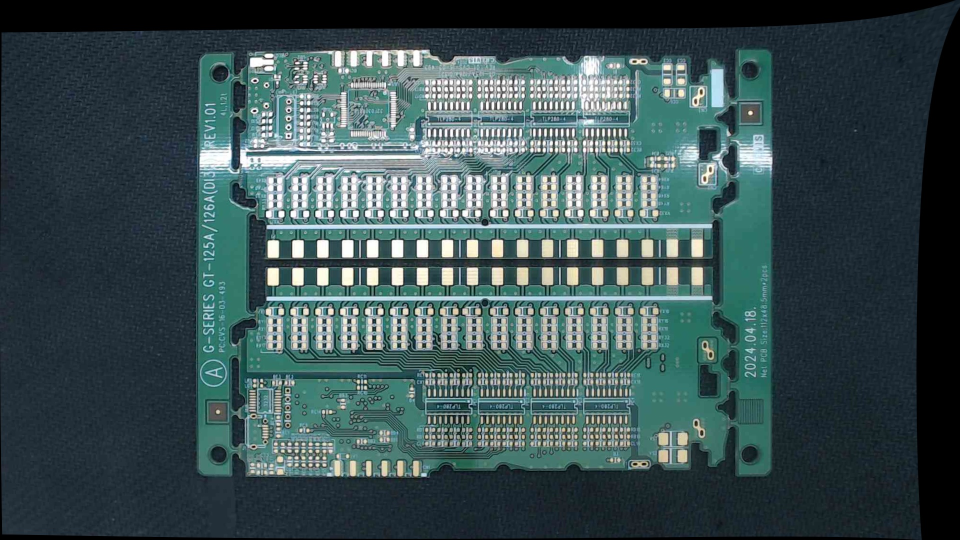
#> input picture GT125A_V1/images/2026-05-06_11-01-07.jpg, 1920 x 1080 px (shown at 1/2 size); its folder holds only this picture in this run
$ python defect_simulator.py --input ../../GT125A_V1/images/2026-05-06_11-01-07.jpg
#> lines starting #> are read from the running program, lines starting #| are printed output that depends on the picture
"""
PCB 결함 시뮬레이터
정상 기판 이미지에 가상 결함(단선·까짐·핀홀·단락)을 합성하여 학습 데이터를 생성합니다.

합성 스타일(개략):
- 단선: 배선 방향의 좁은 끊김 스트립(로컬 색 샘플 + 가장자리 링), 타원 덩어리 채색 지양
- 까짐: 불규칙 폴리라인 스크래치 + 국소 블렌딩
- 핀홀: 미세 원 + 얇은 링
- 단락: 구리색 브리지 선분 + 하이라이트
"""

import cv2
import numpy as np
import os
import random
from pathlib import Path
from dataclasses import dataclass
from typing import Literal, Optional, Tuple

# 기본 증강: 엣지/피듀셜 파이프라인과 동일한 구도를 유지 (뒤집기·회전 제외)
# → 학습·검증 시 피듀셜이 안 잡히는 현상 완화. 강한 증강은 --augment-strength full
AugmentStrength = Literal["inference_safe", "full"]


@dataclass
class BBox:
    x_center: float  # YOLO 형식 (0~1 정규화)
    y_center: float
    width: float
    height: float
    class_id: int


# YOLO 클래스 ID 정의
CLASS_TRACE_OPEN = 0      # 단선 (Trace Open)
CLASS_METAL_DAMAGE = 1    # 까짐 (Metal Damage / Scratch)
CLASS_PINHOLE = 2         # 핀홀 (Pinhole)
CLASS_SHORT = 3           # 단락 (Short Circuit)

CLASS_NAMES = {
    CLASS_TRACE_OPEN: "trace_open",
    CLASS_METAL_DAMAGE: "metal_damage",
    CLASS_PINHOLE: "pinhole",
    CLASS_SHORT: "short",
}


def _clamp_i(v: int, lo: int, hi: int) -> int:
    return max(lo, min(hi, v))


def _sample_local_median_bgr(img: np.ndarray, cx: int, cy: int, half: int = 14) -> np.ndarray:
    """주변 패치에서 BGR 중앙값 — 배선·마스크 색에 맞춤."""
    h, w = img.shape[:2]
    x1, x2 = _clamp_i(cx - half, 0, w - 1), _clamp_i(cx + half, 0, w - 1)
    y1, y2 = _clamp_i(cy - half, 0, h - 1), _clamp_i(cy + half, 0, h - 1)
    patch = img[y1 : y2 + 1, x1 : x2 + 1]
    if patch.size == 0:
        return np.array([60.0, 95.0, 75.0])
    return np.median(patch.reshape(-1, 3), axis=0).astype(np.float32)


def _blend_with_mask(
    base: np.ndarray, mask_f: np.ndarray, color_bgr: np.ndarray, strength: float
) -> None:
    """mask_f: HxW float 0~1, base 이미지를 in-place로 블렌딩."""
    s = np.clip(mask_f * strength, 0.0, 1.0)[:, :, np.newaxis]
    c = color_bgr.reshape(1, 1, 3)
    out = base.astype(np.float32) * (1.0 - s) + c * s
    base[:, :, :] = np.clip(out, 0, 255).astype(np.uint8)


def _line_endpoints(
    cx: int, cy: int, length: float, angle_deg: float
) -> Tuple[Tuple[int, int], Tuple[int, int]]:
    rad = np.radians(angle_deg)
    dx = (length / 2) * np.cos(rad)
    dy = (length / 2) * np.sin(rad)
    return (int(cx - dx), int(cy - dy)), (int(cx + dx), int(cy + dy))


def add_trace_open(img: np.ndarray, region: Optional[tuple] = None) -> tuple[np.ndarray, BBox]:
    """
    단선(Trace Open) — 배선 방향의 **좁은 끊김 갭**(얇은 스트립).
    주변 색을 샘플링해 어둡게 에칭된 듯 보이게 합니다(타원 덩어리 대신).
    """
    h, w = img.shape[:2]
    result = img.copy()

    if region is None:
        cx = random.randint(w // 4, w * 3 // 4)
        cy = random.randint(h // 4, h * 3 // 4)
    else:
        x1, y1, x2, y2 = region
        cx = random.randint(x1, x2)
        cy = random.randint(y1, y2)

    angle = random.uniform(-40.0, 40.0)
    length = float(random.randint(36, 92))
    thickness = random.randint(3, 7)

    p1, p2 = _line_endpoints(cx, cy, length, angle)
    p1 = (_clamp_i(p1[0], 4, w - 5), _clamp_i(p1[1], 4, h - 5))
    p2 = (_clamp_i(p2[0], 4, w - 5), _clamp_i(p2[1], 4, h - 5))

    # 선분을 따라 몇 곳에서 샘플 → 갭 색(어두운 기판/에칭)
    samples = []
    for t in (0.2, 0.5, 0.8):
        sx = int(p1[0] + t * (p2[0] - p1[0]))
        sy = int(p1[1] + t * (p2[1] - p1[1]))
        samples.append(_sample_local_median_bgr(img, sx, sy, 10))
    base_col = np.mean(samples, axis=0)
    # FR4/에칭 느낌: 채도 낮추고 어둡게
    gap_bgr = base_col * np.array([0.42, 0.48, 0.44], dtype=np.float32) + np.array(
        [8.0, 12.0, 10.0], dtype=np.float32
    )

    mask = np.zeros((h, w), dtype=np.uint8)
    cv2.line(mask, p1, p2, 255, thickness=thickness, lineType=cv2.LINE_AA)
    mask_f = cv2.GaussianBlur(mask.astype(np.float32), (0, 0), sigmaX=1.2, sigmaY=1.2) / 255.0
    _blend_with_mask(result, mask_f, gap_bgr, strength=0.82)

    # 스트립 가장자리(두꺼운 마스크 − 안쪽 코어)에 잔동/번짐
    inner = np.zeros((h, w), dtype=np.uint8)
    cv2.line(
        inner,
        p1,
        p2,
        255,
        thickness=max(1, thickness - 2),
        lineType=cv2.LINE_AA,
    )
    ring = cv2.subtract(mask, inner)
    ring_f = cv2.GaussianBlur(ring.astype(np.float32), (3, 3), 0) / 255.0
    rim = base_col * np.array([1.06, 0.96, 0.88], dtype=np.float32)
    _blend_with_mask(result, ring_f, rim, strength=0.38)

    xs = [p1[0], p2[0], cx]
    ys = [p1[1], p2[1], cy]
    pad = thickness + 10
    bx1, bx2 = _clamp_i(min(xs) - pad, 0, w - 1), _clamp_i(max(xs) + pad, 0, w - 1)
    by1, by2 = _clamp_i(min(ys) - pad, 0, h - 1), _clamp_i(max(ys) + pad, 0, h - 1)
    bw, bh = bx2 - bx1 + 1, by2 - by1 + 1
    x_center = (bx1 + bx2) / 2 / w
    y_center = (by1 + by2) / 2 / h
    bbox = BBox(x_center, y_center, bw / w, bh / h, CLASS_TRACE_OPEN)

    return result, bbox


def add_metal_damage(img: np.ndarray, region: Optional[tuple] = None) -> tuple[np.ndarray, BBox]:
    """
    까짐(Metal Damage) — **불규칙한 얇은 스크래치 폴리라인**(채워진 원/다각형 덩어리 대신).
    각 점 근처 색을 섞어 긁힌 자국처럼 보이게 합니다.
    """
    h, w = img.shape[:2]
    result = img.copy()

    if region is None:
        cx = random.randint(w // 5, w * 4 // 5)
        cy = random.randint(h // 5, h * 4 // 5)
    else:
        x1, y1, x2, y2 = region
        cx = random.randint(x1, x2)
        cy = random.randint(y1, y2)

    n = random.randint(6, 14)
    pts: list[list[int]] = []
    x, y = float(cx), float(cy)
    step = random.uniform(4.0, 9.0)
    ang = random.uniform(0.0, 2 * np.pi)
    for _ in range(n):
        pts.append([int(x), int(y)])
        ang += random.uniform(-0.9, 0.9)
        x += step * np.cos(ang) + random.uniform(-2.5, 2.5)
        y += step * np.sin(ang) + random.uniform(-2.5, 2.5)
        x = float(_clamp_i(int(x), 8, w - 9))
        y = float(_clamp_i(int(y), 8, h - 9))

    arr = np.array(pts, dtype=np.int32)
    scratch_w = random.randint(1, 2)

    mask = np.zeros((h, w), dtype=np.uint8)
    cv2.polylines(mask, [arr], isClosed=False, color=255, thickness=scratch_w, lineType=cv2.LINE_AA)
    dil = cv2.getStructuringElement(cv2.MORPH_ELLIPSE, (3, 3))
    mask = cv2.dilate(mask, dil, iterations=random.randint(0, 1))
    mask_f = cv2.GaussianBlur(mask.astype(np.float32), (0, 0), sigmaX=0.9) / 255.0

    for i, (px, py) in enumerate(pts):
        loc = _sample_local_median_bgr(result, px, py, 8)
        # 밝은 스크래치 하이라이트 + 약간 탈색
        sc = loc * np.array([1.12, 1.05, 0.92], dtype=np.float32) + np.array(
            [14.0, 10.0, 6.0], dtype=np.float32
        )
        sc = np.clip(sc, 0, 255)
        pt_mask = np.zeros((h, w), dtype=np.float32)
        cv2.circle(pt_mask, (px, py), random.randint(2, 4), 1.0, -1)
        pt_mask = cv2.GaussianBlur(pt_mask, (5, 5), 0)
        _blend_with_mask(result, pt_mask, sc, strength=0.55 + 0.1 * (i % 2))

    col_mid = _sample_local_median_bgr(result, pts[len(pts) // 2][0], pts[len(pts) // 2][1], 12)
    darker = col_mid * np.array([0.75, 0.78, 0.82], dtype=np.float32)
    _blend_with_mask(result, mask_f, darker, strength=0.62)

    xs = [p[0] for p in pts]
    ys = [p[1] for p in pts]
    pad = 14
    bx1 = _clamp_i(min(xs) - pad, 0, w - 1)
    bx2 = _clamp_i(max(xs) + pad, 0, w - 1)
    by1 = _clamp_i(min(ys) - pad, 0, h - 1)
    by2 = _clamp_i(max(ys) + pad, 0, h - 1)
    bw, bh = bx2 - bx1 + 1, by2 - by1 + 1
    x_center = (bx1 + bx2) / 2 / w
    y_center = (by1 + by2) / 2 / h
    bbox = BBox(x_center, y_center, bw / w, bh / h, CLASS_METAL_DAMAGE)

    return result, bbox


def add_pinhole(img: np.ndarray, region: Optional[tuple] = None) -> tuple[np.ndarray, BBox]:
    """
    핀홀(Pinhole) — 마스크의 **아주 작은 원형 착색**(주변보다 약간 어둡거나 밝게, 얇은 링).
    """
    h, w = img.shape[:2]
    result = img.copy()

    if region is None:
        cx = random.randint(w // 6, w * 5 // 6)
        cy = random.randint(h // 6, h * 5 // 6)
    else:
        x1, y1, x2, y2 = region
        cx = random.randint(x1, x2)
        cy = random.randint(y1, y2)

    r = random.randint(1, 4)
    loc = _sample_local_median_bgr(result, cx, cy, 10)
    # 구멍 내부: 미세하게 어두워진 마스크 + 중심만 동 색 기운
    inner = loc * np.array([0.72, 0.76, 0.74], dtype=np.float32) + np.array([5, 8, 12], dtype=np.float32)

    hole = np.zeros((h, w), dtype=np.float32)
    cv2.circle(hole, (cx, cy), r, 1.0, -1)
    hole = cv2.GaussianBlur(hole, (0, 0), sigmaX=0.55)
    _blend_with_mask(result, hole, inner, strength=0.78)

    ring = np.zeros((h, w), dtype=np.uint8)
    cv2.circle(ring, (cx, cy), r + 1, 255, 1)
    ring_i = np.zeros((h, w), dtype=np.uint8)
    cv2.circle(ring_i, (cx, cy), max(0, r - 1), 255, -1)
    ring_m = cv2.subtract(ring, ring_i).astype(np.float32) / 255.0
    ring_m = cv2.GaussianBlur(ring_m, (3, 3), 0)
    dark_ring = loc * np.array([0.45, 0.5, 0.48], dtype=np.float32)
    _blend_with_mask(result, ring_m, dark_ring, strength=0.55)

    d = (r + 3) * 2
    bbox = BBox(cx / w, cy / h, d / w, d / h, CLASS_PINHOLE)

    return result, bbox


def add_short(img: np.ndarray, region: Optional[tuple] = None) -> tuple[np.ndarray, BBox]:
    """
    단락(Short) — 두 트랙을 잇는 **얇은 구리 브리지**(선분 + 주변 색 블렌드).
    """
    h, w = img.shape[:2]
    result = img.copy()

    if region is None:
        cx = random.randint(w // 4, w * 3 // 4)
        cy = random.randint(h // 4, h * 3 // 4)
    else:
        x1, y1, x2, y2 = region
        cx = random.randint(x1, x2)
        cy = random.randint(y1, y2)

    length = float(random.randint(18, 44))
    thickness = random.randint(2, 5)
    angle = random.uniform(0.0, 180.0)
    p1, p2 = _line_endpoints(cx, cy, length, angle)
    p1 = (_clamp_i(p1[0], 4, w - 5), _clamp_i(p1[1], 4, h - 5))
    p2 = (_clamp_i(p2[0], 4, w - 5), _clamp_i(p2[1], 4, h - 5))

    mx, my = (p1[0] + p2[0]) // 2, (p1[1] + p2[1]) // 2
    loc = _sample_local_median_bgr(result, mx, my, 12)
    # BGR에서 구리 느낌: B 중간·G·R 높게
    copper = loc * 0.35 + np.array([42.0, 118.0, 198.0], dtype=np.float32)
    copper = np.clip(copper, 0, 255)

    bridge = np.zeros((h, w), dtype=np.uint8)
    cv2.line(bridge, p1, p2, 255, thickness=thickness, lineType=cv2.LINE_AA)
    bridge_f = cv2.GaussianBlur(bridge.astype(np.float32), (0, 0), sigmaX=0.85) / 255.0
    _blend_with_mask(result, bridge_f, copper, strength=0.72)

    hi = np.zeros((h, w), dtype=np.uint8)
    cv2.line(hi, p1, p2, 255, thickness=max(1, thickness - 1), lineType=cv2.LINE_AA)
    hi_f = cv2.GaussianBlur(hi.astype(np.float32), (3, 3), 0) / 255.0
    spec = np.clip(copper * 1.15 + 20.0, 0, 255)
    _blend_with_mask(result, hi_f, spec, strength=0.25)

    xs, ys = [p1[0], p2[0]], [p1[1], p2[1]]
    pad = thickness + 12
    bx1 = _clamp_i(min(xs) - pad, 0, w - 1)
    bx2 = _clamp_i(max(xs) + pad, 0, w - 1)
    by1 = _clamp_i(min(ys) - pad, 0, h - 1)
    by2 = _clamp_i(max(ys) + pad, 0, h - 1)
    bw, bh = bx2 - bx1 + 1, by2 - by1 + 1
    bbox = BBox((bx1 + bx2) / 2 / w, (by1 + by2) / 2 / h, bw / w, bh / h, CLASS_SHORT)

    return result, bbox


DEFECT_FUNCTIONS = {
    "trace_open": add_trace_open,
    "metal_damage": add_metal_damage,
    "pinhole": add_pinhole,
    "short": add_short,
}


# [134 lines left out: functions generate_defect_dataset, _apply_basic_augmentation, _write_data_yaml, not called in this run]


def preview_defects(image_path: str, save_path: Optional[str] = None):
    """
    결함 시뮬레이션 미리보기 (4가지 결함을 2x2 그리드로 표시)
    """
    img = cv2.imread(image_path)
#> img is the input picture: shape (1080, 1920, 3); mean B, G, R 81.8, 79.7, 59.1
    if img is None:
        print(f"❌ 이미지를 열 수 없습니다: {image_path}")
        return

    # 4가지 결함 각각 적용
    results = []
    for name, func in DEFECT_FUNCTIONS.items():
        defected, bbox = func(img.copy())
        # 바운딩 박스 시각화
        h, w = defected.shape[:2]
        x1 = int((bbox.x_center - bbox.width / 2) * w)
        y1 = int((bbox.y_center - bbox.height / 2) * h)
        x2 = int((bbox.x_center + bbox.width / 2) * w)
        y2 = int((bbox.y_center + bbox.height / 2) * h)
        cv2.rectangle(defected, (x1, y1), (x2, y2), (0, 0, 255), 2)
        cv2.putText(defected, name, (x1, y1 - 8), cv2.FONT_HERSHEY_SIMPLEX, 0.6, (0, 0, 255), 2)
        results.append(defected)
#> this loop made 4 passes
#> (x1, y1, x2, y2) on pass 1: (1300, 639, 1386, 687)
#> pass 1, in _sample_local_median_bgr, `patch = img[y1 : y2 + 1, x1 : x2 + 1]`:
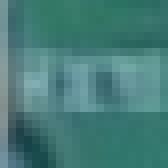
#> patch: shape (21, 21, 3) (shown 8 times larger); mean of channels 0, 1, 2 120.8, 124.4, 70.2; drawn as B, G, R
#> pass 1, in _sample_local_median_bgr (call 2), `patch = img[y1 : y2 + 1, x1 : x2 + 1]`:
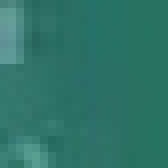
#> patch: shape (21, 21, 3) (shown 8 times larger); mean of channels 0, 1, 2 105.4, 116.7, 47.4; drawn as B, G, R
#> pass 1, in _sample_local_median_bgr (call 3), `patch = img[y1 : y2 + 1, x1 : x2 + 1]`:
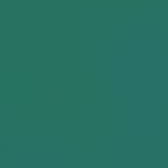
#> patch: shape (21, 21, 3) (shown 8 times larger); mean of channels 0, 1, 2 99.8, 113.7, 40; drawn as B, G, R
#> pass 1, in _blend_with_mask, `s = np.clip(mask_f * strength, 0.0, 1.0)[:, :, np.newaxis]`:
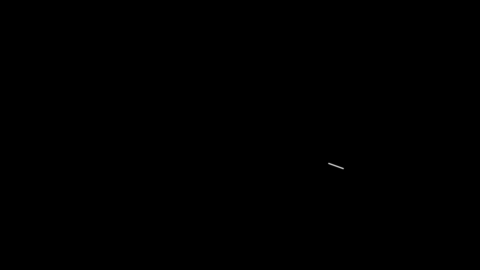
#> s: shape (1080, 1920, 1) float32 (shown at 1/4 size); min 0, max 0.795, mean 0.000139
#> after the loop, results = 4 items

    # 2x2 그리드로 합치기
    top = np.hstack([results[0], results[1]])
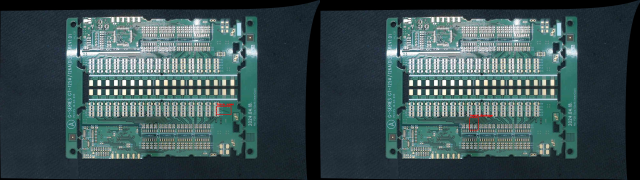
#> top: shape (1080, 3840, 3) (shown at 1/6 size); mean of channels 0, 1, 2 81.7, 79.6, 59.3; drawn as B, G, R
    bottom = np.hstack([results[2], results[3]])
    grid = np.vstack([top, bottom])
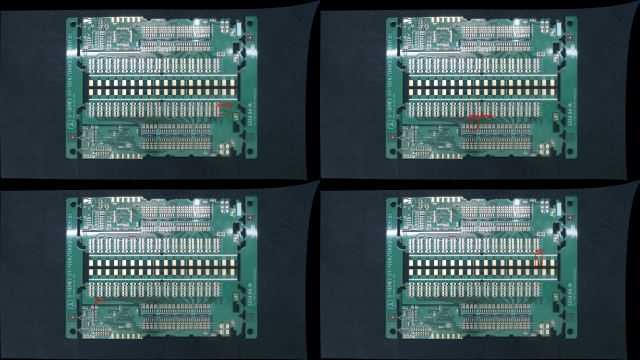
#> grid: shape (2160, 3840, 3) (shown at 1/6 size); mean of channels 0, 1, 2 81.8, 79.6, 59.2; drawn as B, G, R

    # 화면에 맞게 축소
    scale = min(1200 / grid.shape[1], 800 / grid.shape[0])
    preview = cv2.resize(grid, (int(grid.shape[1] * scale), int(grid.shape[0] * scale)))
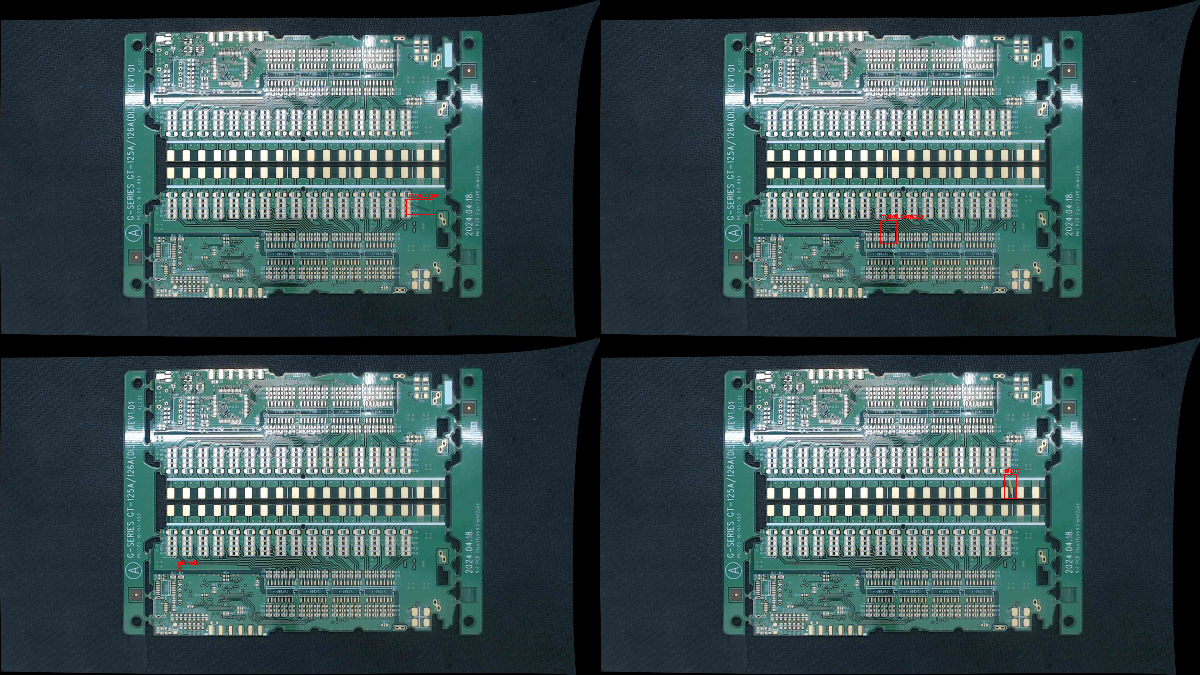
#> preview: shape (675, 1200, 3); mean of channels 0, 1, 2 81.7, 79.5, 59.1; drawn as B, G, R

    if save_path:
        cv2.imwrite(save_path, preview)
        print(f"✅ 미리보기 저장: {save_path}")
    else:
        cv2.imshow("Defect Simulation Preview (Press any key to close)", preview)
        cv2.waitKey(0)
        cv2.destroyAllWindows()


if __name__ == "__main__":
    import argparse

    parser = argparse.ArgumentParser(description="PCB 결함 시뮬레이터")
    parser.add_argument("--mode", choices=["preview", "generate"], default="preview",
                        help="preview: 미리보기 / generate: 데이터셋 생성")
    parser.add_argument("--input", required=True, help="정상 PCB 이미지 경로 또는 폴더")
    parser.add_argument("--output", default="./synthetic_dataset", help="출력 폴더 (generate 모드)")
    parser.add_argument("--count", type=int, default=5, help="이미지당 생성 수 (generate 모드)")
    parser.add_argument("--defects", type=int, default=3, help="이미지당 결함 수")
    parser.add_argument(
        "--types",
        default="trace_open,metal_damage,pinhole,short",
        help="생성할 결함 타입 목록(콤마 구분). 예: trace_open,metal_damage",
    )
    parser.add_argument("--save", help="미리보기 저장 경로 (preview 모드)")
    parser.add_argument(
        "--augment-strength",
        choices=["inference_safe", "full"],
        default="inference_safe",
        help="inference_safe: 밝기·대비만(기본, 엣지 피듀셜 호환) | full: 플립·회전·노이즈 포함",
    )
    args = parser.parse_args()

    if args.mode == "preview":
        preview_defects(args.input, args.save)
    else:
        selected_types = [t.strip().lower() for t in args.types.split(",") if t.strip()]
        valid_types = [t for t in selected_types if t in DEFECT_FUNCTIONS]
        if not valid_types:
            raise ValueError(
                "유효한 결함 타입이 없습니다. 사용 가능: "
                + ", ".join(sorted(DEFECT_FUNCTIONS.keys()))
            )
        generate_defect_dataset(
            input_dir=args.input,
            output_dir=args.output,
            defects_per_image=args.defects,
            augment_count=args.count,
            defect_types=valid_types,
            augment_strength=args.augment_strength,
        )

$ run again, on GT125A_V1/images/2026-05-06_11-02-00.jpg
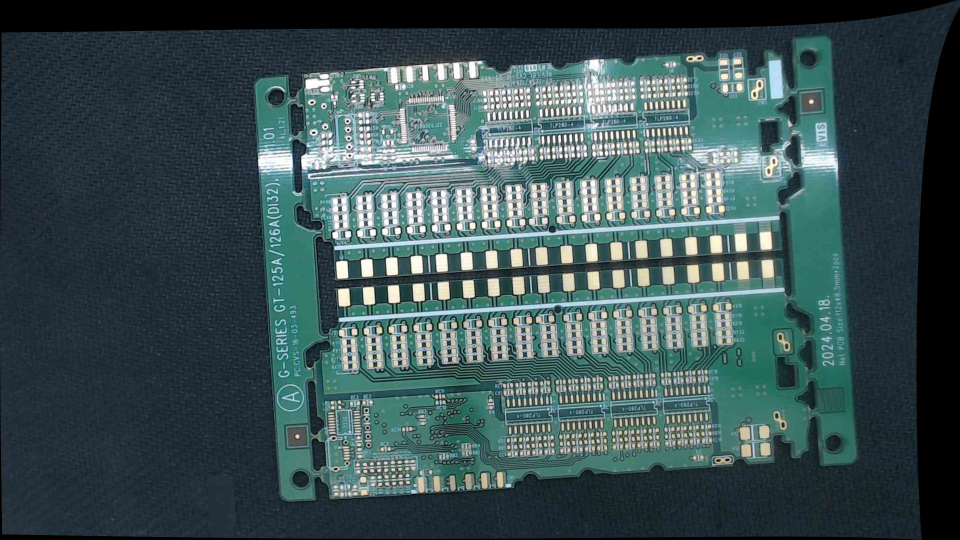
#> input picture GT125A_V1/images/2026-05-06_11-02-00.jpg, 1920 x 1080 px (shown at 1/2 size)
#> in preview_defects, img is the input picture: shape (1080, 1920, 3); mean B, G, R 82.9, 80.8, 59.9
#> the loop in preview_defects, `for name, func in DEFECT_FUNCTIONS.items():` made 4 passes
#> (x1, y1, x2, y2) on pass 1: (1300, 639, 1386, 687)
#> after the loop in preview_defects, `for name, func in DEFECT_FUNCTIONS.items():`: results = 4 items
#> in preview_defects, `top = np.hstack([results[0], results[1]])`:
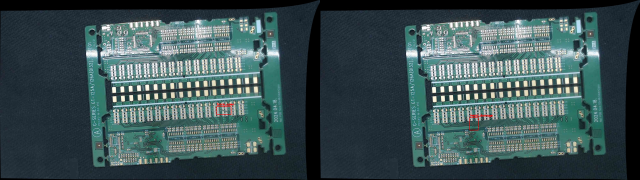
#> top: shape (1080, 3840, 3) (shown at 1/6 size); mean of channels 0, 1, 2 82.8, 80.7, 60; drawn as B, G, R
#> in preview_defects, `preview = cv2.resize(grid, (int(grid.shape[1] * scale), int(grid.shape..`:
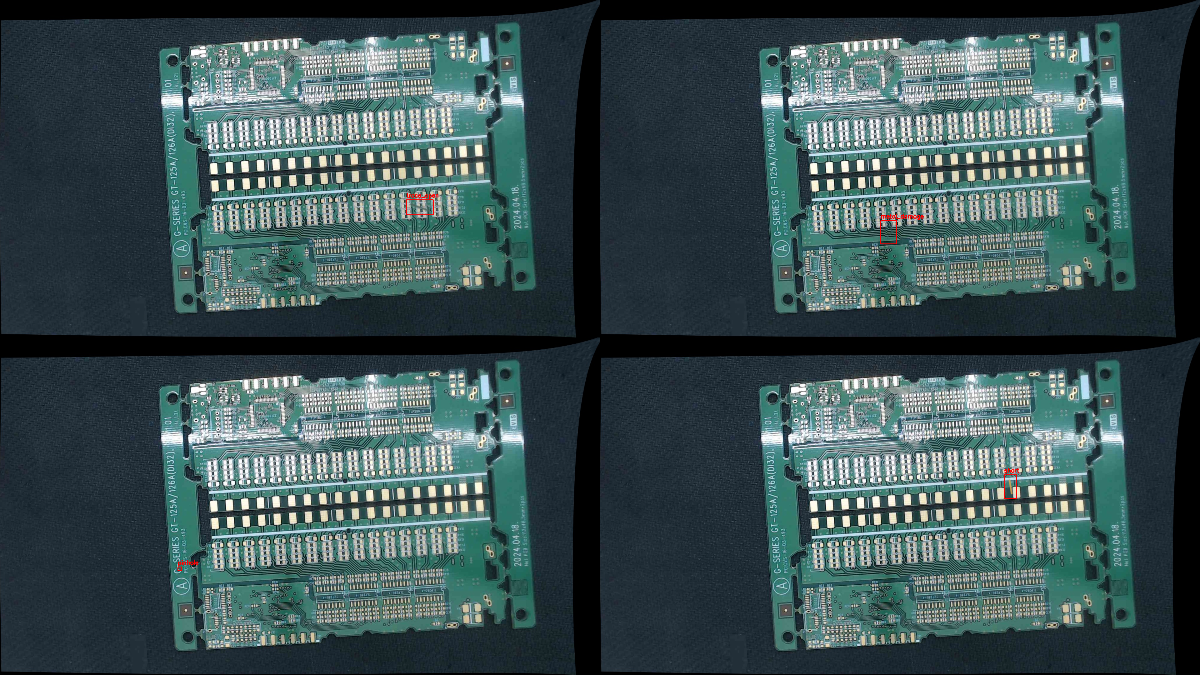
#> preview: shape (675, 1200, 3); mean of channels 0, 1, 2 82.8, 80.7, 59.9; drawn as B, G, R
